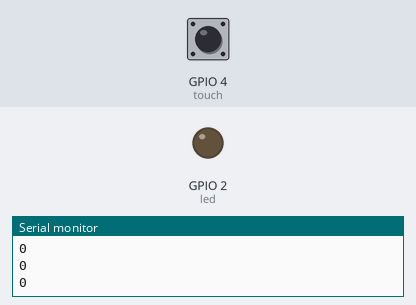
Recording of a sketch running on a simulated ESP32. On the bench: output pins drawn as LEDs (lit = HIGH), the last lines printed to the serial monitor. Inputs (shaded band) come from the test bench; at power-on: GPIO 4 (touch) HIGH.

Above: at 2.2 s.
2.3 s: GPIO 4 (touch) pulled LOW for 0.6 s
At 3.4 s:
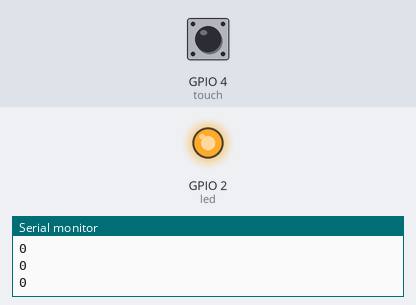
5.5 s: GPIO 4 (touch) pulled LOW for 3.2 s
At 10.3 s:
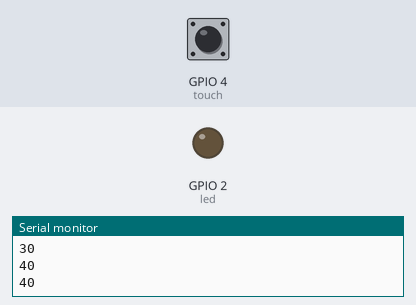
Timing chart, 0 to 11.8 s (numbered marks = the images above; inputs shaded):
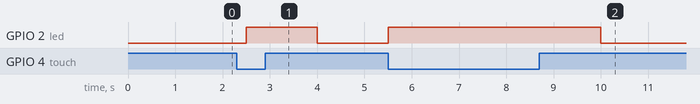

The sketch:

_touch_angka_yang_akan_bertambah_setiap_kali_sensor_disentuh.ino
```cpp
// ESP32 Touch Test
const int touch = 4;
const int led = 2;
int  value = 20;
int sentuh;
int a = 0;
void setup() {
 Serial.begin(115200);
 delay(1000); // give me time to bring up serial monitor
 Serial.println("ESP32 Touch Test"); //alfinnwilly
 pinMode(led, OUTPUT);
}
void loop() {
 sentuh = touchRead(touch);
// Serial.println(sentuh); // get value of Touch 0 pin = GPIO 4
// delay(300);
 if (sentuh < value){
  digitalWrite(led,HIGH);
  }else {
    digitalWrite(led,LOW);
    }
 if (sentuh < 20){
  a=a+10;
  delay(1000);
  }
  Serial.println(a);
  delay(500);
}
```

Measured:
- after the input at 2.3 s, GPIO 2 (led): LOW → HIGH after 0.20 s, → LOW 1.5 s later
- after the input at 5.5 s, GPIO 2 (led): LOW → HIGH at once, → LOW 4.5 s later
